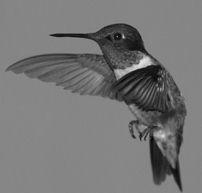
#> input picture Images/humm.jpg, 202 x 193 px, found by its file name
$ python log_trans.py
#> lines starting #> are read from the running program, lines starting #| are printed output that depends on the picture
#> in main, img is the input picture: shape (193, 202); min 0, max 232, mean 118.3
# -*- coding: utf-8 -*-
import cv2
import numpy as np
import matplotlib.pyplot as plt

def log_trans(img):
    #log transform
    c = 255 / (np.log(1 + np.max(img)))
#> c = 46.78
    log_trans_img= c * np.log(1 + img)
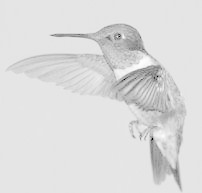
#> log_trans_img: shape (193, 202) float16; min 0, max 254.9, mean 221.1
    log_trans_img = np.array(log_trans_img,dtype = np.uint8)

    img_concat_horizontal=np.concatenate((img,log_trans_img),axis=1)
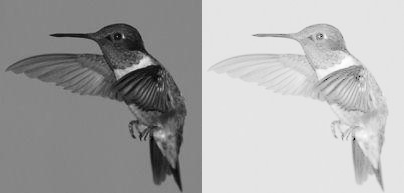
#> img_concat_horizontal: shape (193, 404); min 0, max 254, mean 169.5
    cv2.imshow('concatenated_horizontal',img_concat_horizontal)
    cv2.waitKey(0)
    #histogram of original image
    hist_plot(img)
    #histogram of log tranformed image
    hist_plot(log_trans_img)

def hist_plot(img):
   #plot histogram
   plt.hist(img.ravel(),255,[0,255])
   plt.show()
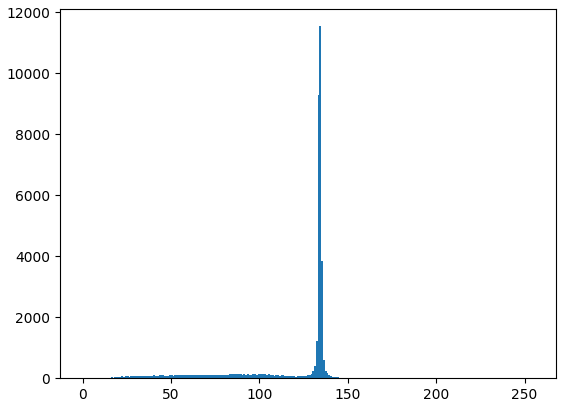
#> figure drawn by matplotlib, 1 panel; tallest bar 11543 high, from x = 134 to 135

def main():
   path="C:/Users/Danish/Desktop/DIVP/Images/humm.jpg"
   img = cv2.imread(path,cv2.IMREAD_GRAYSCALE)
   log_trans(img)
#> in hist_plot (call 2), `plt.show()`:
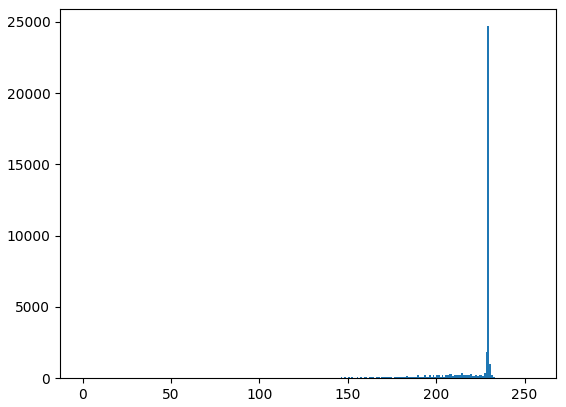
#> figure drawn by matplotlib, 1 panel; tallest bar 24688 high, from x = 229 to 230

main()
